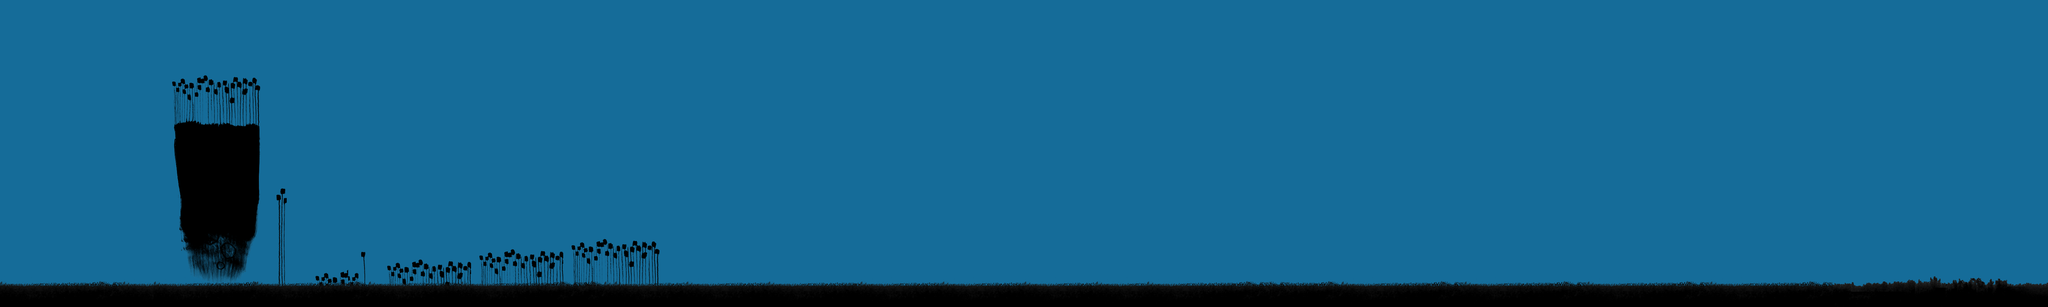

A 2D game scene composited from a Tiled map and its tileset images. What follows is a short description and the map's XML, with each tile layer's data collapsed to a summary:
An orthogonal 200x30 tile map with 32x32 px tiles, 6 tile layers (sky, plateforme, ilo, grass, ...), 1 hidden layer not drawn, 10 tilesets.

<map version="1.0" tiledversion="1.0.3" orientation="orthogonal" renderorder="right-down" width="200" height="30" tilewidth="32" tileheight="32" nextobjectid="16">
 <tileset firstgid="1" name="greengrass" tilewidth="32" tileheight="32" tilecount="112" columns="14">
  <image source="tuiles/greengrass.png" trans="ff00ff" width="448" height="272" />
 </tileset>
 <tileset firstgid="113" name="echelle" tilewidth="32" tileheight="32" tilecount="108" columns="12">
  <image source="tuiles/mountains.png" trans="ff00ff" width="384" height="288" />
 </tileset>
 <tileset firstgid="221" name="sky" tilewidth="32" tileheight="32" tilecount="15" columns="3">
  <image source="tuiles/waterfall.png" trans="ff00ff" width="96" height="160" />
 </tileset>
 <tileset firstgid="236" name="trunk" tilewidth="32" tileheight="32" tilecount="18" columns="6">
  <image source="tuiles/trunk.png" trans="ff00ff" width="192" height="96" />
 </tileset>
 <tileset firstgid="254" name="treetop" tilewidth="32" tileheight="32" tilecount="42" columns="6">
  <image source="tuiles/treetop.png" trans="ff00ff" width="192" height="224" />
 </tileset>
 <tileset firstgid="296" name="borders" tilewidth="32" tileheight="32" tilecount="25" columns="5">
  <image source="tuiles/logic.png" trans="ff00ff" width="160" height="160" />
 </tileset>
 <tileset firstgid="321" name="black_grass" tilewidth="32" tileheight="32" tilecount="3072" columns="64">
  <image source="tuiles/texture_herbe.png" trans="ff00ff" width="2048" height="1536" />
 </tileset>
 <tileset firstgid="3393" name="test" tilewidth="32" tileheight="32" tilecount="216" columns="18">
  <image source="tuiles/test.png" trans="ff00ff" width="600" height="400" />
 </tileset>
 <tileset firstgid="3609" name="ilo" tilewidth="32" tileheight="32" tilecount="900" columns="30">
  <image source="tuiles/ilo copie.png" trans="ff00ff" width="976" height="976" />
 </tileset>
 <tileset firstgid="4509" name="ilotee" tilewidth="32" tileheight="32" tilecount="900" columns="30">
  <image source="tuiles/ilo copie.png" trans="ff00ff" width="976" height="976" />
 </tileset>
 <layer name="sky" width="200" height="30">
  <data>[6000 cells, 6000 non-empty, 1 distinct tile ids]</data>
 </layer>
 <layer name="plateforme" width="200" height="30">
  <data>[6000 cells, 200 non-empty, 1 distinct tile ids]</data>
 </layer>
 <layer name="ilo" width="200" height="30">
  <data>[6000 cells, 498 non-empty, 271 distinct tile ids]</data>
 </layer>
 <layer name="grass" width="200" height="30">
  <data>[6000 cells, 600 non-empty, 99 distinct tile ids]</data>
 </layer>
 <layer name="scale" width="200" height="30">
  <data>[6000 cells, 0 non-empty, 0 distinct tile ids]</data>
 </layer>
 <layer name="tree" width="200" height="30">
  <data>[6000 cells, 0 non-empty, 0 distinct tile ids]</data>
 </layer>
 <layer name="borders" width="200" height="30" visible="0">
  <data>[6000 cells, 257 non-empty, 5 distinct tile ids]</data>
 </layer>
</map>
